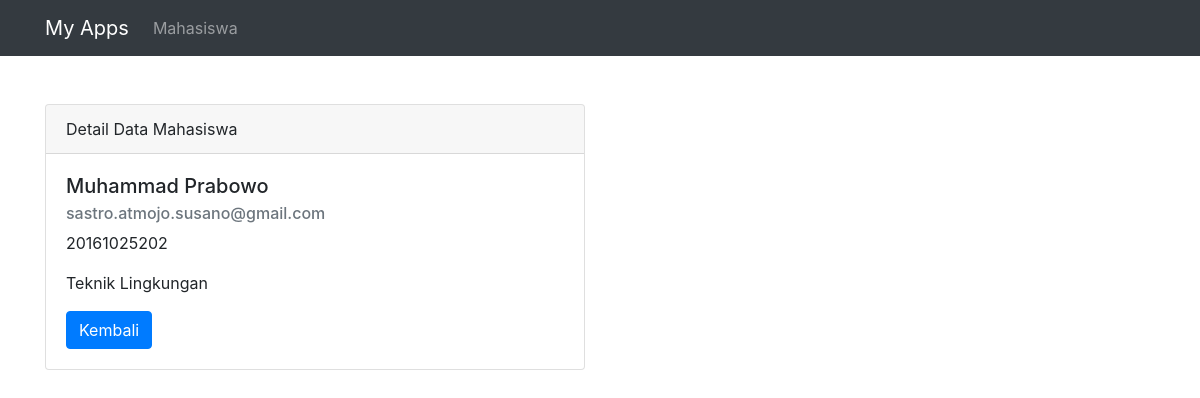
The page /mahasiswa/detail/5 on the database as committed earlier.
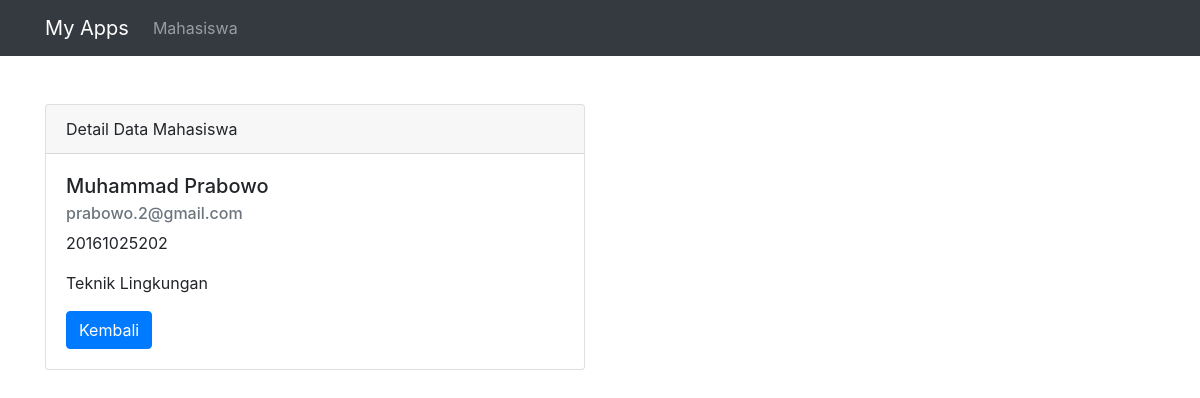
The same page on the database as committed later.
### tables this page shows
CREATE TABLE `mahasiswa` (
  `id` int(11) NOT NULL,
  `nama` varchar(100) NOT NULL,
  `nrp` varchar(100) NOT NULL,
  `email` varchar(100) NOT NULL,
  `jurusan` varchar(100) NOT NULL
);

### application/controllers/Mahasiswa.php (called while the page is built, shortened)
<?php
class Mahasiswa extends CI_Controller
{
    public function __construct()
    {
        $this->load->model('Mahasiswa_model');
        $this->load->library('form_validation');
    }
    public function detail($id)
    {
        $data['judul'] = 'Detail Data Mahasiswa';
        $data['mahasiswa'] = $this->Mahasiswa_model->getMahasiswaById($id);
        $this->load->view('templates/header', $data);
        $this->load->view('mahasiswa/detail', $data);
        $this->load->view('templates/footer');
    }
}

### index.php (called while the page is built, shortened)
<?php
require_once BASEPATH.'core/CodeIgniter.php';

### application/models/Mahasiswa_model.php (called while the page is built, shortened)
<?php
class Mahasiswa_model extends CI_model {
    public function getMahasiswaById($id)
    {
        return $this->db->get_where('mahasiswa', ['id' => $id])->row_array();
    }
}

### application/views/mahasiswa/detail.php (the view)
<div class="container">
    <div class="row mt-3">
        <div class="col-md-6">
            <div class="card">
                <div class="card-header">
                    Detail Data Mahasiswa
                </div>
                <div class="card-body">
                    <h5 class="card-title"><?= $mahasiswa['nama']; ?></h5>
                    <h6 class="card-subtitle mb-2 text-muted"><?= $mahasiswa['email']; ?></h6>
                    <p class="card-text"><?= $mahasiswa['nrp']; ?></p>
                    <p class="card-text"><?= $mahasiswa['jurusan']; ?></p>
                    <a href="<?= base_url(); ?>mahasiswa" class="btn btn-primary">Kembali</a>
                </div>
            </div>
        </div>
    </div>
</div>

Rows that differ between the two databases and show on the page:
changed mahasiswa "Muhammad Prabowo": email "sastro.atmojo.susano@gmail.com" → "prabowo.2@gmail.com"
